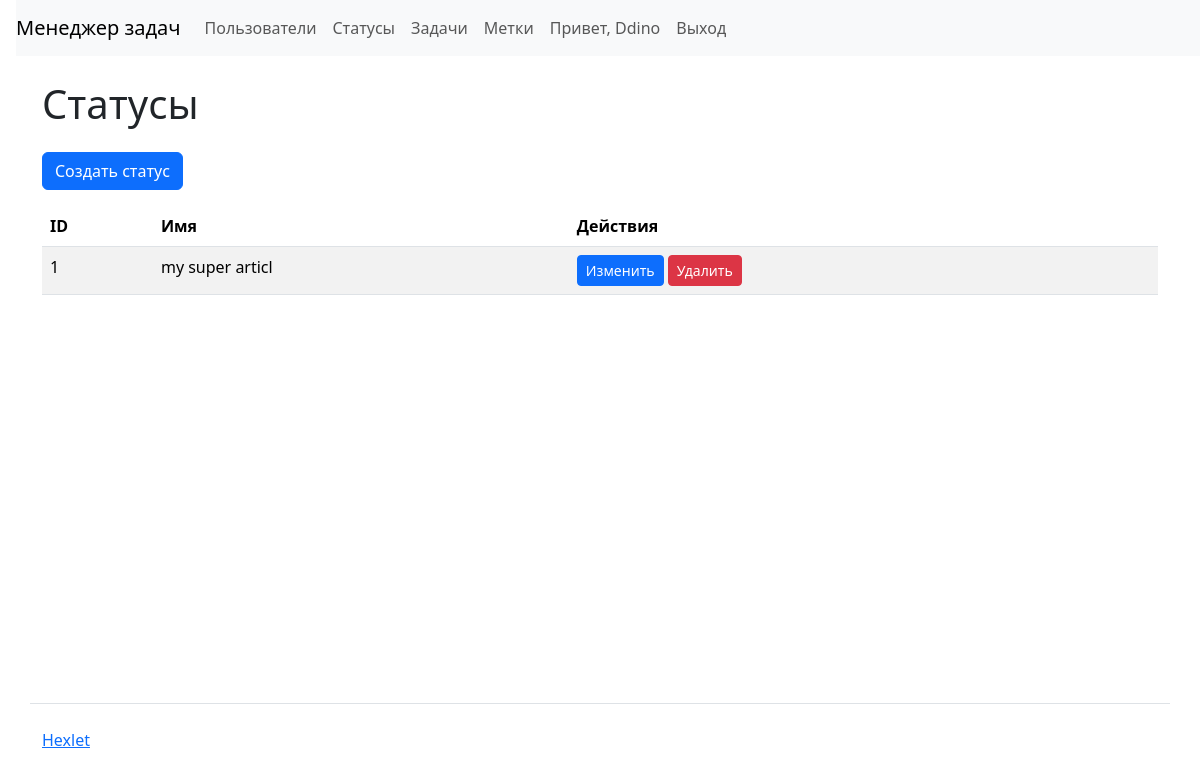
/statuses/ (signed in), run on an earlier commit of the app's database.
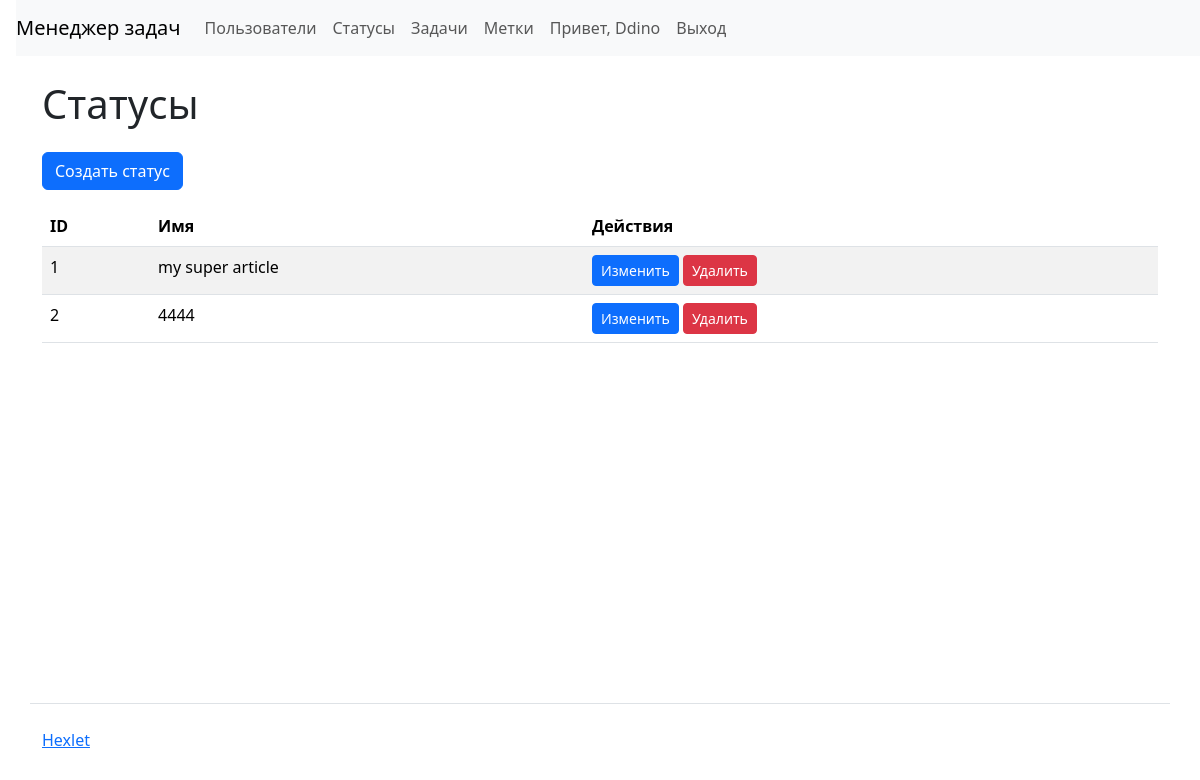
And on a later commit of the database.
### task_manager/statuses/models.py (models this page shows, shortened)
class Status(models.Model):
    name = models.CharField(max_length=100)
    created_at = models.DateTimeField(auto_now_add=True)

### task_manager/statuses/views.py (the view)
# urls.py: path('', StatusListView.as_view(), name='status-list'),
class StatusListView(LoginRequiredMixin, ListView):
    model = Status
    template_name = 'statuses/status_list.html'
    context_object_name = 'statuses'

### task_manager/templates/statuses/status_list.html
{% extends "base.html" %}
{% block content %}
<h1 class="my-4">Статусы</h1>
{% if user.is_authenticated %}
    <a class="btn btn-primary mb-3" href="{% url 'status-create' %}">Создать статус</a>
{% endif %}
<table class="table table-striped">
    <thead>
        <tr>
            <th>ID</th>
            <th>Имя</th>
            {% if user.is_authenticated %}
            <th>Действия</th>
            {% endif %}
        </tr>
    </thead>
    <tbody>
        {% for status in statuses %}
        <tr>
            <td>{{ status.id }}</td>
            <td>{{ status.name }}</td>
            {% if user.is_authenticated %}
            <td>
                <a href="{% url 'status-update' status.id %}" class="btn btn-sm btn-primary">Изменить</a>
                <a href="{% url 'status-delete' status.id %}" class="btn btn-sm btn-danger">Удалить</a>
            </td>
            {% endif %}
        </tr>
        {% empty %}
        <tr>
            <td colspan="{% if user.is_authenticated %}3{% else %}2{% endif %}" class="text-center">
                Статусы не найдены
            </td>
        </tr>
        {% endfor %}
    </tbody>
</table>
{% endblock %}

What changed in the data, as far as the page shows it:
changed Status id 1: name "my super articl" → "my super article"
added Status: id "2", name "4444"
